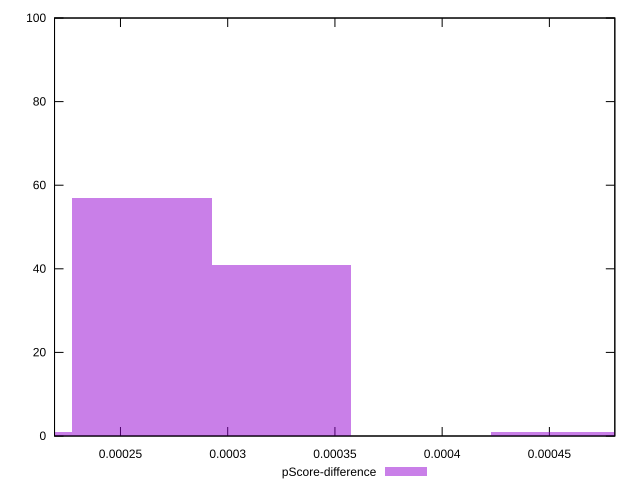

Here is the gnuplot script that generated this plot:
reset

$pScoreDifference <<EOF
0.0002600882554486614 57
0.00045515444703515747 1
0.0003251103193108268 41
0.00019506619158649605 1
EOF

set key outside below
set boxwidth 0.00006502206386216535
set xrange [0.00021924973522996494:0.00048051673519783344]
set yrange [0:100]
set trange [0:100]
set style fill transparent solid 0.5 noborder
set terminal svg size 640, 490 enhanced background rgb 'white'
set output "report_00019_2021-02-10T18-14-37.922Z//largest-contentful-paint/samples/pages+cached/pScore-difference/histogram.svg"

plot $pScoreDifference title "pScore-difference" with boxes

reset
